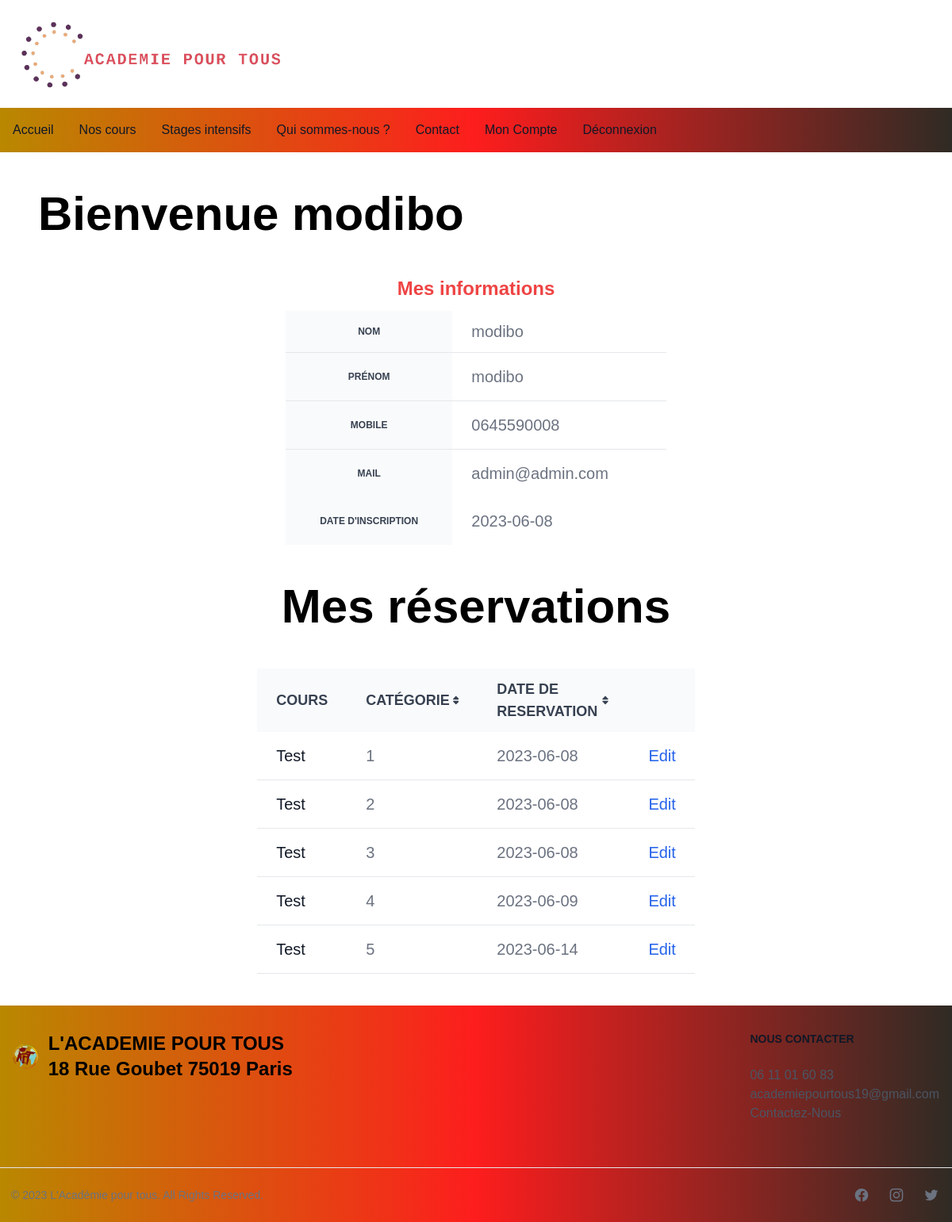
Screenshot of /views/myaccountView.php (signed in) with the database file from the repository.
### tables this page shows
CREATE TABLE `users` (
  `usersId` int(11) NOT NULL,
  `nom` varchar(255) NOT NULL,
  `prenom` varchar(255) NOT NULL,
  `mobile` varchar(15) NOT NULL,
  `mail` varchar(255) NOT NULL,
  `password` varchar(255) NOT NULL,
  `inscriptionDate` date NOT NULL,
  `admin` tinyint(1) NOT NULL
);

CREATE TABLE `reservation` (
  `id` int(11) NOT NULL,
  `usersId` int(11) NOT NULL,
  `coursesId` int(11) NOT NULL,
  `reservationDate` date NOT NULL
);

### models/oneUsersViewModel.php (called while the page is built, shortened)
<?php
    if (isset($_SESSION['usersId'])) {
        $bddPDO = connexionBDD();
        $userid = $_SESSION['usersId'];
        $requete = "SELECT nom,prenom,mail,mobile,inscriptionDate FROM users WHERE usersId = $userid";
        $result = $bddPDO->query($requete);
        $users = $result->fetchAll(PDO::FETCH_ASSOC);
    }

### models/reservationModel.php (called while the page is built)
<?php
if (isset($_SESSION['usersId'])) {
    $bddPDO = connexionBDD();
    $userid = $_SESSION['usersId'];
    $requetes = "SELECT coursesId,reservationDate FROM reservation WHERE usersId = $userid";
    $results = $bddPDO->query($requetes);
    $reservation = $results->fetchAll(PDO::FETCH_ASSOC);
}
?>

### views/myaccountView.php (the view, shortened to what this page needs)
<?php
require('header.php');
require ('../models/oneUsersViewModel.php');
require ('../models/reservationModel.php');
foreach ($users as $row) {
    ?>
        <h1 class="text-6xl font-bold text-left my-12 mx-12">Bienvenue <?php echo $row['prenom'] ?> </h1>
<h2 class="text-center text-2xl font-bold my-3 text-red-500">Mes informations</h2>
<div class=' flex justify-center items-center'>
   <table class='text-xl w-[40%] text-gray-500 dark:text-gray-400'>
        <tr class='bg-white border-b dark:bg-gray-800 dark:border-gray-700 hover:bg-gray-50 dark:hover:bg-gray-600'>
           <th scope='col' class='px-6 py-3 text-xs text-gray-700 uppercase bg-gray-50 dark:bg-gray-700 dark:text-gray-400'>
                Nom
           </th>
            <td class='px-6 py-3'>
               <?php echo $row['nom'] ?>
            </td>
        </tr>
        <tr class="bg-white border-b dark:bg-gray-800 dark:border-gray-700 hover:bg-gray-50 dark:hover:bg-gray-600">
            <th scope="col" class="px-6 py-3 text-xs text-gray-700 uppercase bg-gray-50 dark:bg-gray-700 dark:text-gray-400">
                Prénom
           </th>
            <td class="px-6 py-4 ">
                <?php echo $row['prenom'] ?>
            </td>
        </tr>
        <tr class="bg-white border-b dark:bg-gray-800 dark:border-gray-700 hover:bg-gray-50 dark:hover:bg-gray-600">
            <th scope="col" class="px-6 py-3 text-xs text-gray-700 uppercase bg-gray-50 dark:bg-gray-700 dark:text-gray-400">
                Mobile
            </th>
            <td class="px-6 py-4">
                <?php echo $row['mobile'] ?>
            </td>
        </tr>
        <tr class="bg-white dark:bg-gray-800 hover:bg-gray-50 dark:hover:bg-gray-600">
            <th scope="col" class="px-6 py-3 text-xs text-gray-700 uppercase bg-gray-50 dark:bg-gray-700 dark:text-gray-400">
                Mail
            </th>
            <td class="px-6 py-4">
                <?php echo $row['mail'] ?>
            </td>
       </tr>
       <tr class="bg-white dark:bg-gray-800 hover:bg-gray-50 dark:hover:bg-gray-600">
           <th scope="col" class="px-6 py-3 text-xs text-gray-700 uppercase bg-gray-50 dark:bg-gray-700 dark:text-gray-400">
               Date d'inscription
           </th>
           <td class="px-6 py-4">
               <?php echo $row['inscriptionDate'] ?>
           </td>
       </tr>
   </table>
</div>
<?php } ?>
<h1 class="text-6xl font-bold text-center my-12">Mes réservations</h1>
<?php
if(isset($results)){
        echo"<div class='relative overflow-x-auto sm:rounded-lg flex justify-center items-center my-10'>";
        echo"<table class='text-xl w-[40%] text-left text-gray-500 dark:text-gray-400'>";
echo"<thead class='text-lg text-gray-700 uppercase bg-gray-50 dark:bg-gray-700 dark:text-gray-400'>";
        echo"<tr>";
        echo"<th class='px-6 py-3'>Cours</th>";
        echo"<th class='px-6 py-3'>
                <div class='flex items-center'>
                        Catégorie
                    <a href='#'><svg xmlns='http://www.w3.org/2000/svg' class='-3 h-3 ml-1' aria-hidden='true' fill='currentColor' viewBox='0 0 320 512'><path d='M27.66 224h264.7c24.6 0 36.89-29.78 19.54-47.12l-132.3-136.8c-5.406-5.406-12.47-8.107-19.53-8.107c-7.055 0-14.09 2.701-19.45 8.107L8.119 176.9C-9.229 194.2 3.055 224 27.66 224zM292.3 288H27.66c-24.6 0-36.89 29.77-19.54 47.12l132.5 136.8C145.9 477.3 152.1 480 160 480c7.053 0 14.12-2.703 19.53-8.109l132.3-136.8C329.2 317.8 316.9 288 292.3 288z'/></svg></a>
                </div>
                </th> ";
        echo"<th class='px-6 py-3'>";
        echo"<div class='flex items-center'>
                        Date de reservation
                    <a href='#'><svg xmlns='http://www.w3.org/2000/svg' class='w-3 h-3 ml-1' aria-hidden='true' fill='currentColor' viewBox='0 0 320 512'><path d='M27.66 224h264.7c24.6 0 36.89-29.78 19.54-47.12l-132.3-136.8c-5.406-5.406-12.47-8.107-19.53-8.107c-7.055 0-14.09 2.701-19.45 8.107L8.119 176.9C-9.229 194.2 3.055 224 27.66 224zM292.3 288H27.66c-24.6 0-36.89 29.77-19.54 47.12l132.5 136.8C145.9 477.3 152.1 480 160 480c7.053 0 14.12-2.703 19.53-8.109l132.3-136.8C329.2 317.8 316.9 288 292.3 288z'/></svg></a>
             </div>";
        echo"</th>";
        echo"<th class='px-6 py-3'>";
        echo"</th>";
        echo"</tr>";
echo"</thead>";
        foreach ($reservation as $oneusers) {
        echo"<tr class='bg-white border-b dark:bg-gray-800 dark:border-gray-700'>";
           echo"<td class='px-6 py-4 font-medium text-gray-900 whitespace-nowrap dark:text-white'>Test</td>";
           echo"<td class='px-6 py-4'> $oneusers[coursesId]</td> ";
           echo"<td class='px-6 py-4'> $oneusers[reservationDate]</td>";
           echo"<td class='px-6 py-4 text-right'>";
           echo"<a href='' class='font-medium text-blue-600 dark:text-blue-500 hover:underline'>Edit</a></td>";
        echo"</tr>";
            }
        echo"</table>";
        echo" </div>";
 } ?>

### views/header.php (shortened to what this page needs)
<!DOCTYPE html>
<html>
<head>
    <script src="https://cdn.tailwindcss.com"></script>
    <link rel="stylesheet" href="assets/css/style.css">
</head>
<header>
    <div class="mx-5 my-5">
        <a href="#" class="flex items-center">
            <img src="assets/image/logo_transparent.png" class="h-13 mr-3 h-24 hover:text-red-700"/>
        </a>
    </div>
    <nav class="navbar">
        <div class="max-w-screen-xl flex flex-wrap items-center justify-between mx-auto p-4">
            <div class="hidden md:block w-full md:w-auto navbar-menu navbar-menu-toggle" id="navbar-default">
                <ul class="font-medium flex flex-col p-4 md:p-0 mt-4 rounded-lg md:flex-row md:space-x-8 md:mt-0 md:border-0">
                    <li>
                        <a href="#" class="block py-2 pl-3 pr-4 text-gray-900 rounded hover:bg-gray-100 md:hover:bg-transparent md:border-0 md:hover:text-blue-700 md:p-0 dark:text-white md:dark:hover:text-blue-500 dark:hover:bg-gray-700 dark:hover:text-white md:dark:hover:bg-transparent" aria-current="page">Accueil</a>
                    </li>
                    <li>
                        <a href="./views/coursView.php" class="block py-2 pl-3 pr-4 text-gray-900 rounded hover:bg-gray-100 md:hover:bg-transparent md:border-0 md:hover:text-blue-700 md:p-0 dark:text-white md:dark:hover:text-blue-500 dark:hover:bg-gray-700 dark:hover:text-white md:dark:hover:bg-transparent">Nos cours</a>
                    </li>
                    <li>
                        <a href="./views/stageView.php" class="block py-2 pl-3 pr-4 text-gray-900 rounded hover:bg-gray-100 md:hover:bg-transparent md:border-0 md:hover:text-blue-700 md:p-0 dark:text-white md:dark:hover:text-blue-500 dark:hover:bg-gray-700 dark:hover:text-white md:dark:hover:bg-transparent">Stages intensifs</a>
                    </li>
                    <li>
                        <a href="./views/whoAreWeView.php" class="block py-2 pl-3 pr-4 text-gray-900 rounded hover:bg-gray-100 md:hover:bg-transparent md:border-0 md:hover:text-blue-700 md:p-0 dark:text-white md:dark:hover:text-blue-500 dark:hover:bg-gray-700 dark:hover:text-white md:dark:hover:bg-transparent">Qui sommes-nous ?</a>
                    </li>
                    <li>
                        <a href="./views/contactView.php" class="block py-2 pl-3 pr-4 text-gray-900 rounded hover:bg-gray-100 md:hover:bg-transparent md:border-0 md:hover:text-blue-700 md:p-0 dark:text-white md:dark:hover:text-blue-500 dark:hover:bg-gray-700 dark:hover:text-white md:dark:hover:bg-transparent">Contact</a>
                    </li>
                    <?php if (!isset($_SESSION['usersId'])) { ?>
                    <li>
                        <a href="signupController/addOneUsers" class="block py-2 pl-3 pr-4 text-gray-900 rounded hover:bg-gray-100 md:hover:bg-transparent md:border-0 md:hover:text-blue-700 md:p-0 dark:text-white md:dark:hover:text-blue-500 dark:hover:bg-blue-700 dark:hover:text-white md:dark:hover:bg-transparent">Inscription</a>
                    </li>
                    <?php } else { ?>
                    <li>
                        <a href="./views/myaccountView.php" class="block py-2 pl-3 pr-4 text-gray-900 rounded hover:bg-gray-100 md:hover:bg-transparent md:border-0 md:hover:text-blue-700 md:p-0 dark:text-white md:dark:hover:text-blue-500 dark:hover:bg-green-700 dark:hover:text-white md:dark:hover:bg-transparent">Mon Compte</a>
                    </li>
                    <?php } ?>
                    <?php if (isset($_SESSION['usersId'])) { ?>
                    <li>
                        <a href="loginController/disconnect" class="block py-2 pl-3 pr-4 text-gray-900 rounded hover:bg-gray-100 md:hover:bg-transparent md:border-0 md:hover:text-blue-700 md:p-0 dark:text-white md:dark:hover:text-blue-500 dark:hover:bg-red-700 dark:hover:text-white md:dark:hover:bg-transparent">Déconnexion</a>
                    </li>
                    <?php } ?>
                </ul>
            </div>
        </div>
    </nav>
</header>

### assets/css/style.css (style rules this page uses)
.navbar { background: linear-gradient(90deg, rgba(185,136,0,1) 0%, rgba(253,29,29,1) 50%, rgba(47,43,36,1) 100%); }
* { font-family: 'Poppins', sans-serif; margin: 0; padding: 0; scroll-behavior: smooth; box-sizing: border-box; }

### rows the page displays
users: prenom "modibo", nom "modibo", mobile "0645590008", mail "admin@admin.com", inscriptionDate "2023-06-08"
reservation: coursesId "1", reservationDate "2023-06-08"
reservation: coursesId "2", reservationDate "2023-06-08"
reservation: coursesId "3", reservationDate "2023-06-08"
reservation: coursesId "4", reservationDate "2023-06-09"
reservation: coursesId "5", reservationDate "2023-06-14"
